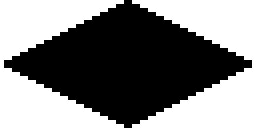
#> input picture assets/diamond_mask.png, 64 x 32 px, found by its file name (shown 4 times larger)
$ python diamond_crop.py
#> lines starting #> are read from the running program, lines starting #| are printed output that depends on the picture
#!/usr/bin/env python3

from PIL import ImageColor
from PIL import Image

def map_coords(x, y):
    mx = (x - y) * (64 / 2)
    my = (x + y) * (32 / 2)
    return (mx, my)

mask = Image.open('/home/andrew/code/c/survive/assets/diamond_mask.png')
#> mask is the input picture: PIL image 64x32 RGBA; mean R, G, B, A 0, 0, 0, 127.5

all = Image.new('RGBA', (512, 256))
#> all: PIL image 512x256 RGBA; every value is 0

def get_masked(mx, my, texture):
        pos = map_coords(mx , my)
        canvas = Image.new('RGBA', (64, 32))
        for x in range(64):
                for y in range(32):
                        col = mask.getpixel((x, y))
                        if col[3] == 255:
                                brush = texture.getpixel((x+pos[0]+512/2-32,y+pos[1]))
                                canvas.putpixel((x,y), brush)
        return canvas

tasks = [
    ("watershore", Image.open('/home/andrew/code/c/survive/assets/watershore.png')),
    ("masks", Image.open('/home/andrew/code/c/survive/assets/icewater.png')),
    ("grass", Image.open('/home/andrew/code/c/survive/assets/grass.png')),
    ("water", Image.open('/home/andrew/code/c/survive/assets/water.png')),
    ("beach", Image.open('/home/andrew/code/c/survive/assets/beach.png')),
]
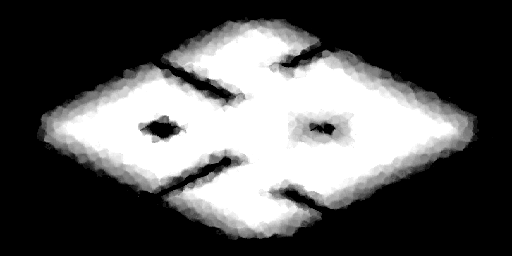
#> input picture assets/watershore.png, 512 x 256 px, found by its file name
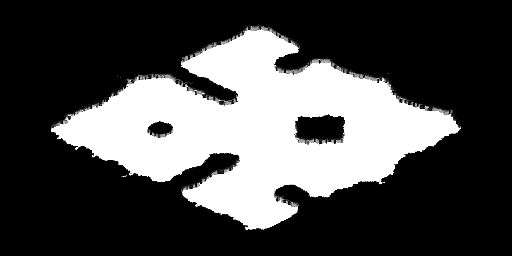
#> input picture assets/icewater.png, 512 x 256 px, found by its file name
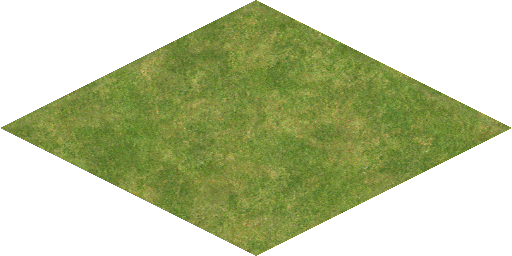
#> input picture assets/grass.png, 512 x 256 px, found by its file name
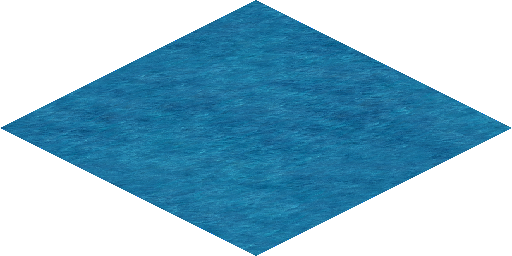
#> input picture assets/water.png, 512 x 256 px, found by its file name
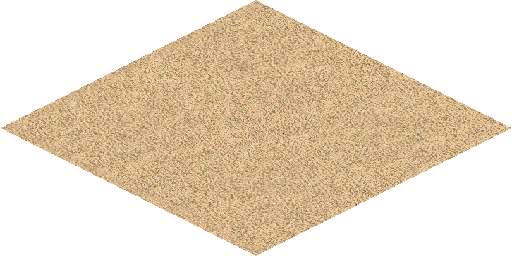
#> input picture assets/beach.png, 512 x 256 px, found by its file name

for row in tasks:
        for mx in range(0, 8):
                for my in range(0, 8):
                        all.paste(get_masked(mx, my, row[1]), (mx*64,my*32))
        all.save('/home/andrew/code/c/survive/assets/cropped/'+row[0]+'.png')
#> this loop made 5 passes
#> pass 1, `all.save('/home/andrew/code/c/survive/assets/cropped/'+row[0]+'.png')`:
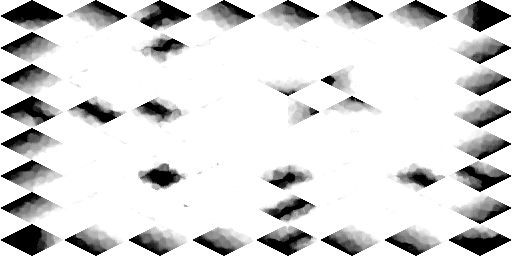
#> saved as watershore.png: PIL image 512x256 RGBA; mean R, G, B, A 0, 0, 0, 38.9; transparent parts drawn white
#> after the loop:
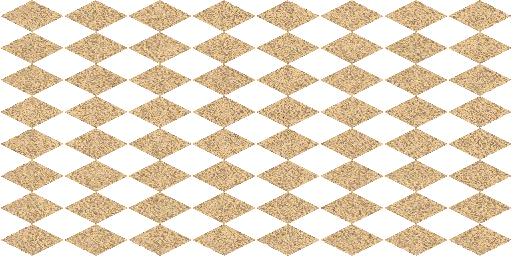
#> all: PIL image 512x256 RGBA; mean R, G, B, A 104.5, 88.9, 67.5, 127.2; transparent parts drawn white
